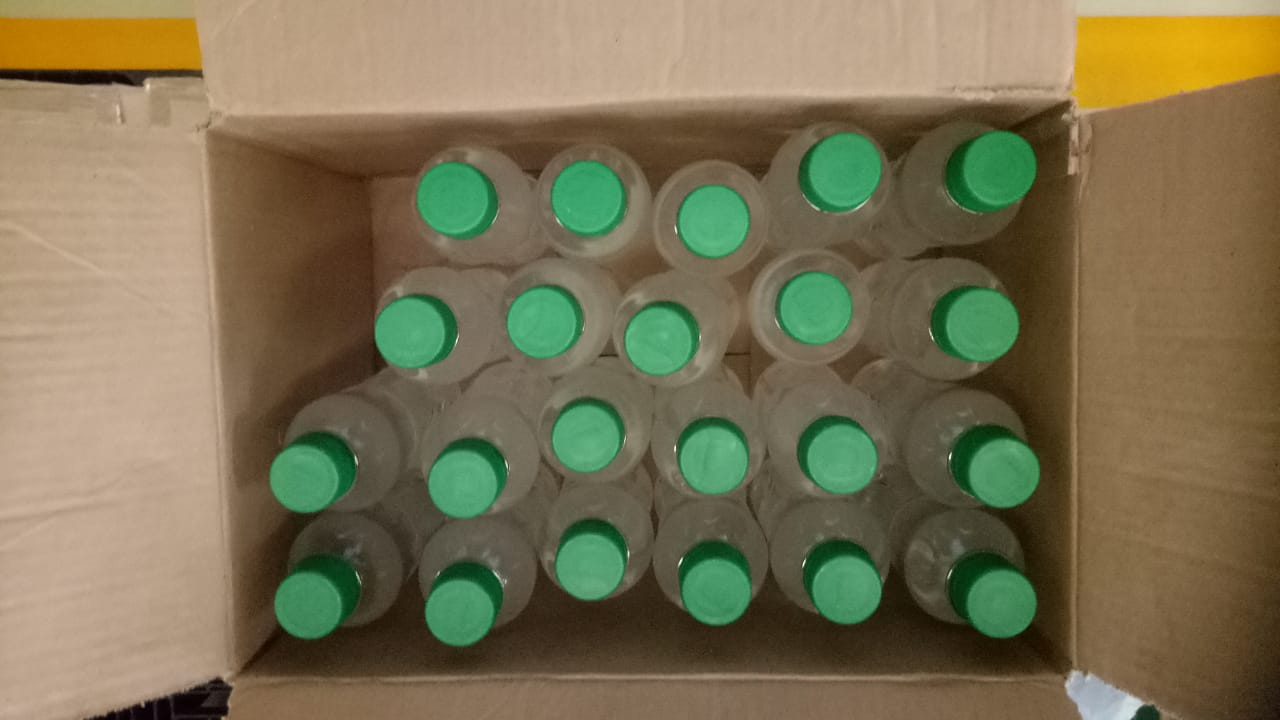
#> input picture blobs2.jpeg, 1280 x 720 px, found by its file name
$ python resize.py
#> lines starting #> are read from the running program, lines starting #| are printed output that depends on the picture
import cv2

img = cv2.imread('c:/Intel/python/test1/blobs2.jpeg')
#> img is the input picture: shape (720, 1280, 3); mean B, G, R 83, 113.5, 122.5

# resize image (new_widht, new_height)
img_resize = cv2.resize(img, (320, 240))
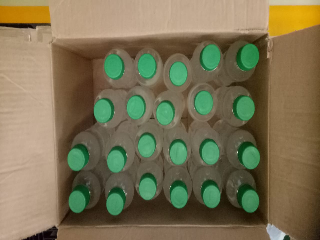
#> img_resize: shape (240, 320, 3); mean B, G, R 83.2, 113.7, 122.8

# show image
cv2.imshow('image resize',img_resize)
cv2.waitKey(0)
cv2.destroyAllWindows()

$ run again, with blobs1.jpeg copied over blobs2.jpeg
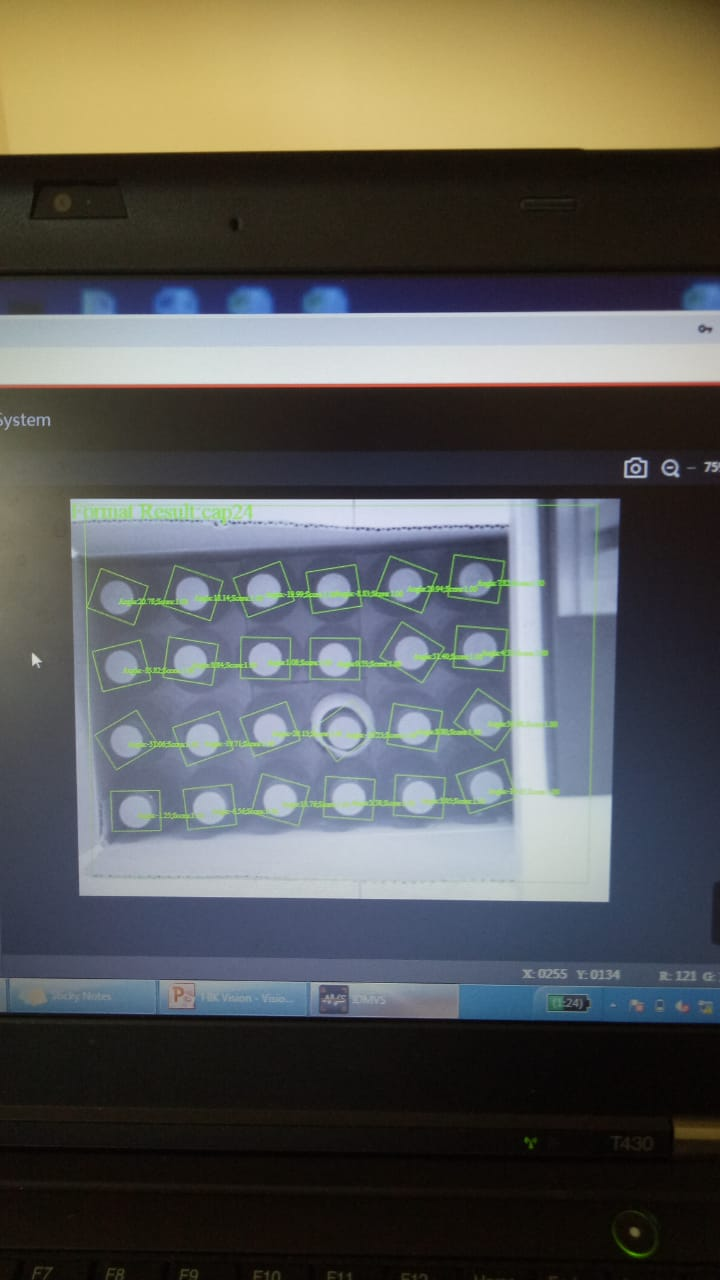
#> input picture blobs1.jpeg, 720 x 1280 px, found by its file name
#> img is the input picture: shape (1280, 720, 3); mean B, G, R 87.3, 90, 89.9
#> `img_resize = cv2.resize(img, (320, 240))`:
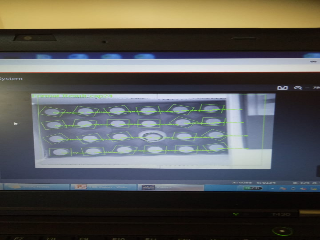
#> img_resize: shape (240, 320, 3); mean B, G, R 87.3, 90, 89.9

$ run again, with blobs4.jpeg copied over blobs2.jpeg
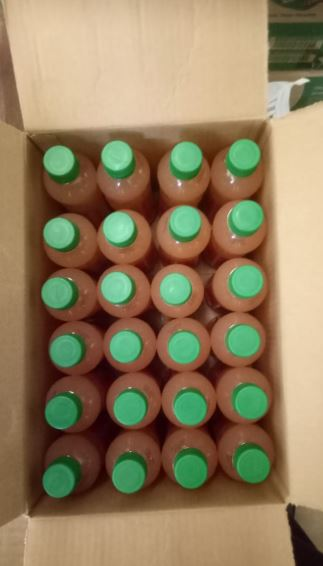
#> input picture blobs4.jpeg, 323 x 566 px, found by its file name
#> img is the input picture: shape (566, 323, 3); mean B, G, R 93.8, 126.4, 145
#> `img_resize = cv2.resize(img, (320, 240))`:
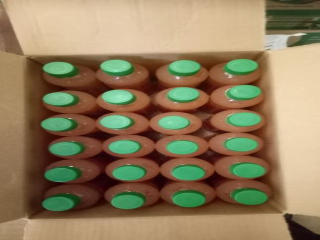
#> img_resize: shape (240, 320, 3); mean B, G, R 93.7, 126.3, 144.9
